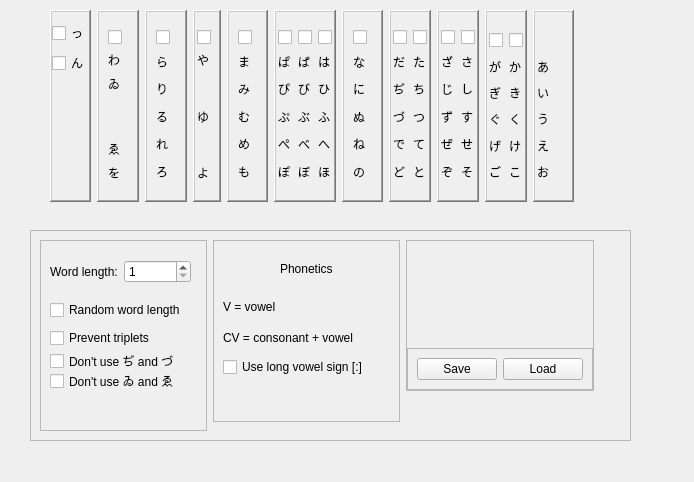
<?xml version="1.0" encoding="UTF-8"?>
<ui version="4.0">
 <class>SettingsWindow</class>
 <widget class="QWidget" name="SettingsWindow">
  <property name="geometry">
   <rect>
    <x>0</x>
    <y>0</y>
    <width>694</width>
    <height>482</height>
   </rect>
  </property>
  <property name="windowTitle">
   <string>Form</string>
  </property>
  <widget class="QWidget" name="alphabet" native="true">
   <property name="geometry">
    <rect>
     <x>50</x>
     <y>10</y>
     <width>524</width>
     <height>192</height>
    </rect>
   </property>
   <property name="sizePolicy">
    <sizepolicy hsizetype="Preferred" vsizetype="Maximum">
     <horstretch>0</horstretch>
     <verstretch>0</verstretch>
    </sizepolicy>
   </property>
   <layout class="QHBoxLayout" name="horizontalLayout_13">
    <item>
     <widget class="QFrame" name="frame_4">
      <property name="layoutDirection">
       <enum>Qt::LeftToRight</enum>
      </property>
      <property name="frameShape">
       <enum>QFrame::WinPanel</enum>
      </property>
      <property name="frameShadow">
       <enum>QFrame::Raised</enum>
      </property>
      <layout class="QVBoxLayout" name="verticalLayout_8">
       <property name="sizeConstraint">
        <enum>QLayout::SetDefaultConstraint</enum>
       </property>
       <property name="leftMargin">
        <number>0</number>
       </property>
       <property name="rightMargin">
        <number>0</number>
       </property>
       <item>
        <widget class="QCheckBox" name="check_longConsonant">
         <property name="text">
          <string>っ</string>
         </property>
        </widget>
       </item>
       <item>
        <widget class="QCheckBox" name="check_nn">
         <property name="text">
          <string>ん</string>
         </property>
        </widget>
       </item>
       <item>
        <spacer name="verticalSpacer_3">
         <property name="orientation">
          <enum>Qt::Vertical</enum>
         </property>
         <property name="sizeHint" stdset="0">
          <size>
           <width>20</width>
           <height>40</height>
          </size>
         </property>
        </spacer>
       </item>
      </layout>
     </widget>
    </item>
    <item>
     <widget class="QFrame" name="Column10">
      <property name="sizePolicy">
       <sizepolicy hsizetype="Fixed" vsizetype="Preferred">
        <horstretch>0</horstretch>
        <verstretch>0</verstretch>
       </sizepolicy>
      </property>
      <property name="frameShape">
       <enum>QFrame::WinPanel</enum>
      </property>
      <property name="frameShadow">
       <enum>QFrame::Raised</enum>
      </property>
      <layout class="QHBoxLayout" name="horizontalLayout_12">
       <item>
        <widget class="QWidget" name="Column10_W" native="true">
         <property name="sizePolicy">
          <sizepolicy hsizetype="Fixed" vsizetype="Preferred">
           <horstretch>0</horstretch>
           <verstretch>0</verstretch>
          </sizepolicy>
         </property>
         <layout class="QVBoxLayout" name="verticalLayout_20">
          <property name="leftMargin">
           <number>0</number>
          </property>
          <property name="rightMargin">
           <number>0</number>
          </property>
          <item>
           <widget class="QCheckBox" name="check_col10_w">
            <property name="text">
             <string/>
            </property>
           </widget>
          </item>
          <item>
           <widget class="QLabel" name="col10_wa">
            <property name="text">
             <string>わ</string>
            </property>
           </widget>
          </item>
          <item>
           <widget class="QLabel" name="col10_wi">
            <property name="text">
             <string>ゐ</string>
            </property>
           </widget>
          </item>
          <item>
           <spacer name="verticalSpacer_6">
            <property name="orientation">
             <enum>Qt::Vertical</enum>
            </property>
            <property name="sizeHint" stdset="0">
             <size>
              <width>20</width>
              <height>18</height>
             </size>
            </property>
           </spacer>
          </item>
          <item>
           <widget class="QLabel" name="col10_we">
            <property name="text">
             <string>ゑ</string>
            </property>
           </widget>
          </item>
          <item>
           <widget class="QLabel" name="col10_wo">
            <property name="text">
             <string>を</string>
            </property>
           </widget>
          </item>
         </layout>
        </widget>
       </item>
      </layout>
     </widget>
    </item>
    <item>
     <widget class="QFrame" name="Column9">
      <property name="frameShape">
       <enum>QFrame::WinPanel</enum>
      </property>
      <property name="frameShadow">
       <enum>QFrame::Raised</enum>
      </property>
      <layout class="QHBoxLayout" name="horizontalLayout_11">
       <item>
        <widget class="QWidget" name="Column9_R" native="true">
         <layout class="QVBoxLayout" name="verticalLayout_7">
          <property name="leftMargin">
           <number>0</number>
          </property>
          <property name="rightMargin">
           <number>0</number>
          </property>
          <item>
           <widget class="QCheckBox" name="check_col9_r">
            <property name="text">
             <string/>
            </property>
           </widget>
          </item>
          <item>
           <widget class="QLabel" name="col9_ra">
            <property name="text">
             <string>ら</string>
            </property>
           </widget>
          </item>
          <item>
           <widget class="QLabel" name="col9_ri">
            <property name="text">
             <string>り</string>
            </property>
           </widget>
          </item>
          <item>
           <widget class="QLabel" name="col9_ru">
            <property name="text">
             <string>る</string>
            </property>
           </widget>
          </item>
          <item>
           <widget class="QLabel" name="col9_re">
            <property name="text">
             <string>れ</string>
            </property>
           </widget>
          </item>
          <item>
           <widget class="QLabel" name="col9_ro">
            <property name="text">
             <string>ろ</string>
            </property>
           </widget>
          </item>
         </layout>
        </widget>
       </item>
      </layout>
     </widget>
    </item>
    <item>
     <widget class="QFrame" name="Column8">
      <property name="sizePolicy">
       <sizepolicy hsizetype="Fixed" vsizetype="Preferred">
        <horstretch>0</horstretch>
        <verstretch>0</verstretch>
       </sizepolicy>
      </property>
      <property name="frameShape">
       <enum>QFrame::WinPanel</enum>
      </property>
      <property name="frameShadow">
       <enum>QFrame::Raised</enum>
      </property>
      <layout class="QHBoxLayout" name="horizontalLayout_10">
       <property name="leftMargin">
        <number>2</number>
       </property>
       <property name="rightMargin">
        <number>2</number>
       </property>
       <item>
        <widget class="QWidget" name="Column8_Y" native="true">
         <property name="sizePolicy">
          <sizepolicy hsizetype="Fixed" vsizetype="Preferred">
           <horstretch>0</horstretch>
           <verstretch>0</verstretch>
          </sizepolicy>
         </property>
         <layout class="QVBoxLayout" name="verticalLayout_6">
          <property name="spacing">
           <number>6</number>
          </property>
          <property name="leftMargin">
           <number>0</number>
          </property>
          <property name="topMargin">
           <number>9</number>
          </property>
          <property name="rightMargin">
           <number>0</number>
          </property>
          <item>
           <widget class="QCheckBox" name="check_col8_y">
            <property name="sizePolicy">
             <sizepolicy hsizetype="Minimum" vsizetype="Fixed">
              <horstretch>0</horstretch>
              <verstretch>0</verstretch>
             </sizepolicy>
            </property>
            <property name="text">
             <string/>
            </property>
           </widget>
          </item>
          <item>
           <widget class="QLabel" name="col8_ya">
            <property name="text">
             <string>や</string>
            </property>
           </widget>
          </item>
          <item>
           <spacer name="verticalSpacer_2">
            <property name="orientation">
             <enum>Qt::Vertical</enum>
            </property>
            <property name="sizeHint" stdset="0">
             <size>
              <width>20</width>
              <height>13</height>
             </size>
            </property>
           </spacer>
          </item>
          <item>
           <widget class="QLabel" name="col8_yu">
            <property name="text">
             <string>ゆ</string>
            </property>
           </widget>
          </item>
          <item>
           <spacer name="verticalSpacer_5">
            <property name="orientation">
             <enum>Qt::Vertical</enum>
            </property>
            <property name="sizeHint" stdset="0">
             <size>
              <width>20</width>
              <height>16</height>
             </size>
            </property>
           </spacer>
          </item>
          <item>
           <widget class="QLabel" name="col8_yo">
            <property name="text">
             <string>よ</string>
            </property>
           </widget>
          </item>
         </layout>
        </widget>
       </item>
      </layout>
     </widget>
    </item>
    <item>
     <widget class="QFrame" name="Column7">
      <property name="frameShape">
       <enum>QFrame::WinPanel</enum>
      </property>
      <property name="frameShadow">
       <enum>QFrame::Raised</enum>
      </property>
      <layout class="QHBoxLayout" name="horizontalLayout_8">
       <property name="spacing">
        <number>6</number>
       </property>
       <property name="leftMargin">
        <number>9</number>
       </property>
       <property name="rightMargin">
        <number>9</number>
       </property>
       <item>
        <widget class="QWidget" name="widget_4" native="true">
         <layout class="QVBoxLayout" name="verticalLayout_5">
          <property name="leftMargin">
           <number>0</number>
          </property>
          <property name="rightMargin">
           <number>0</number>
          </property>
          <item>
           <widget class="QCheckBox" name="check_col7_m">
            <property name="text">
             <string/>
            </property>
           </widget>
          </item>
          <item>
           <widget class="QLabel" name="col7_ma">
            <property name="text">
             <string>ま</string>
            </property>
           </widget>
          </item>
          <item>
           <widget class="QLabel" name="col7_mi">
            <property name="text">
             <string>み</string>
            </property>
           </widget>
          </item>
          <item>
           <widget class="QLabel" name="col7_mu">
            <property name="text">
             <string>む</string>
            </property>
           </widget>
          </item>
          <item>
           <widget class="QLabel" name="col7_me">
            <property name="text">
             <string>め</string>
            </property>
           </widget>
          </item>
          <item>
           <widget class="QLabel" name="col7_mo">
            <property name="text">
             <string>も</string>
            </property>
           </widget>
          </item>
         </layout>
        </widget>
       </item>
      </layout>
     </widget>
    </item>
    <item>
     <widget class="QFrame" name="Column6">
      <property name="frameShape">
       <enum>QFrame::WinPanel</enum>
      </property>
      <property name="frameShadow">
       <enum>QFrame::Raised</enum>
      </property>
      <layout class="QHBoxLayout" name="horizontalLayout_7">
       <property name="leftMargin">
        <number>2</number>
       </property>
       <property name="rightMargin">
        <number>2</number>
       </property>
       <item>
        <widget class="QWidget" name="Column6_P" native="true">
         <layout class="QVBoxLayout" name="verticalLayout_19">
          <property name="leftMargin">
           <number>0</number>
          </property>
          <property name="rightMargin">
           <number>0</number>
          </property>
          <item>
           <widget class="QCheckBox" name="check_col6_p">
            <property name="text">
             <string/>
            </property>
           </widget>
          </item>
          <item>
           <widget class="QLabel" name="col6_pa">
            <property name="text">
             <string>ぱ</string>
            </property>
           </widget>
          </item>
          <item>
           <widget class="QLabel" name="col6_pi">
            <property name="text">
             <string>ぴ</string>
            </property>
           </widget>
          </item>
          <item>
           <widget class="QLabel" name="col6_pu">
            <property name="text">
             <string>ぷ</string>
            </property>
           </widget>
          </item>
          <item>
           <widget class="QLabel" name="col6_pe">
            <property name="text">
             <string>ぺ</string>
            </property>
           </widget>
          </item>
          <item>
           <widget class="QLabel" name="col6_po">
            <property name="text">
             <string>ぽ</string>
            </property>
           </widget>
          </item>
         </layout>
        </widget>
       </item>
       <item>
        <widget class="QWidget" name="Column6_B" native="true">
         <layout class="QVBoxLayout" name="verticalLayout_18">
          <property name="leftMargin">
           <number>0</number>
          </property>
          <property name="rightMargin">
           <number>0</number>
          </property>
          <item>
           <widget class="QCheckBox" name="check_col6_b">
            <property name="text">
             <string/>
            </property>
           </widget>
          </item>
          <item>
           <widget class="QLabel" name="col6_ba">
            <property name="text">
             <string>ば</string>
            </property>
           </widget>
          </item>
          <item>
           <widget class="QLabel" name="col6_bi">
            <property name="text">
             <string>び</string>
            </property>
           </widget>
          </item>
          <item>
           <widget class="QLabel" name="col6_bu">
            <property name="text">
             <string>ぶ</string>
            </property>
           </widget>
          </item>
          <item>
           <widget class="QLabel" name="col6_be">
            <property name="text">
             <string>べ</string>
            </property>
           </widget>
          </item>
          <item>
           <widget class="QLabel" name="col6_bo">
            <property name="text">
             <string>ぼ</string>
            </property>
           </widget>
          </item>
         </layout>
        </widget>
       </item>
       <item>
        <widget class="QWidget" name="Column6_H" native="true">
         <layout class="QVBoxLayout" name="verticalLayout_17">
          <property name="leftMargin">
           <number>0</number>
          </property>
          <property name="rightMargin">
           <number>0</number>
          </property>
          <item>
           <widget class="QCheckBox" name="check_col6_h">
            <property name="text">
             <string/>
            </property>
           </widget>
          </item>
          <item>
           <widget class="QLabel" name="col6_ha">
            <property name="text">
             <string>は</string>
            </property>
           </widget>
          </item>
          <item>
           <widget class="QLabel" name="col6_hi">
            <property name="text">
             <string>ひ</string>
            </property>
           </widget>
          </item>
          <item>
           <widget class="QLabel" name="col6_hu">
            <property name="text">
             <string>ふ</string>
            </property>
           </widget>
          </item>
          <item>
           <widget class="QLabel" name="col6_he">
            <property name="text">
             <string>へ</string>
            </property>
           </widget>
          </item>
          <item>
           <widget class="QLabel" name="col6_ho">
            <property name="text">
             <string>ほ</string>
            </property>
           </widget>
          </item>
         </layout>
        </widget>
       </item>
      </layout>
     </widget>
    </item>
    <item>
     <widget class="QFrame" name="Column5">
      <property name="frameShape">
       <enum>QFrame::WinPanel</enum>
      </property>
      <property name="frameShadow">
       <enum>QFrame::Raised</enum>
      </property>
      <layout class="QHBoxLayout" name="horizontalLayout_6">
       <item>
        <widget class="QWidget" name="Column5_N" native="true">
         <layout class="QVBoxLayout" name="verticalLayout_16">
          <property name="leftMargin">
           <number>0</number>
          </property>
          <property name="rightMargin">
           <number>0</number>
          </property>
          <item>
           <widget class="QCheckBox" name="check_col5_n">
            <property name="text">
             <string/>
            </property>
           </widget>
          </item>
          <item>
           <widget class="QLabel" name="label_7">
            <property name="text">
             <string>な</string>
            </property>
           </widget>
          </item>
          <item>
           <widget class="QLabel" name="label_8">
            <property name="text">
             <string>に</string>
            </property>
           </widget>
          </item>
          <item>
           <widget class="QLabel" name="label_9">
            <property name="text">
             <string>ぬ</string>
            </property>
           </widget>
          </item>
          <item>
           <widget class="QLabel" name="label_10">
            <property name="text">
             <string>ね</string>
            </property>
           </widget>
          </item>
          <item>
           <widget class="QLabel" name="label_11">
            <property name="text">
             <string>の</string>
            </property>
           </widget>
          </item>
         </layout>
        </widget>
       </item>
      </layout>
     </widget>
    </item>
    <item>
     <widget class="QFrame" name="Column4">
      <property name="frameShape">
       <enum>QFrame::WinPanel</enum>
      </property>
      <property name="frameShadow">
       <enum>QFrame::Raised</enum>
      </property>
      <layout class="QHBoxLayout" name="horizontalLayout_5">
       <property name="leftMargin">
        <number>2</number>
       </property>
       <property name="rightMargin">
        <number>2</number>
       </property>
       <item>
        <widget class="QWidget" name="Column4_D" native="true">
         <layout class="QVBoxLayout" name="verticalLayout_15">
          <property name="leftMargin">
           <number>0</number>
          </property>
          <property name="rightMargin">
           <number>0</number>
          </property>
          <item>
           <widget class="QCheckBox" name="check_col4_d">
            <property name="text">
             <string/>
            </property>
           </widget>
          </item>
          <item>
           <widget class="QLabel" name="col4_da">
            <property name="text">
             <string>だ</string>
            </property>
           </widget>
          </item>
          <item>
           <widget class="QLabel" name="col4_di_dji">
            <property name="text">
             <string>ぢ</string>
            </property>
           </widget>
          </item>
          <item>
           <widget class="QLabel" name="col4_du_dzu">
            <property name="text">
             <string>づ</string>
            </property>
           </widget>
          </item>
          <item>
           <widget class="QLabel" name="col4_de">
            <property name="text">
             <string>で</string>
            </property>
           </widget>
          </item>
          <item>
           <widget class="QLabel" name="col4_do">
            <property name="text">
             <string>ど</string>
            </property>
           </widget>
          </item>
         </layout>
        </widget>
       </item>
       <item>
        <widget class="QWidget" name="Column4_T" native="true">
         <layout class="QVBoxLayout" name="verticalLayout_14">
          <property name="leftMargin">
           <number>0</number>
          </property>
          <property name="rightMargin">
           <number>0</number>
          </property>
          <item>
           <widget class="QCheckBox" name="check_col4_t">
            <property name="text">
             <string/>
            </property>
           </widget>
          </item>
          <item>
           <widget class="QLabel" name="col4_ta">
            <property name="text">
             <string>た</string>
            </property>
           </widget>
          </item>
          <item>
           <widget class="QLabel" name="col4_ti_chi">
            <property name="text">
             <string>ち</string>
            </property>
           </widget>
          </item>
          <item>
           <widget class="QLabel" name="col3_tu_tsu">
            <property name="text">
             <string>つ</string>
            </property>
           </widget>
          </item>
          <item>
           <widget class="QLabel" name="col4_te">
            <property name="text">
             <string>て</string>
            </property>
           </widget>
          </item>
          <item>
           <widget class="QLabel" name="col4_to">
            <property name="text">
             <string>と</string>
            </property>
           </widget>
          </item>
         </layout>
        </widget>
       </item>
      </layout>
     </widget>
    </item>
    <item>
     <widget class="QFrame" name="Column3">
      <property name="frameShape">
       <enum>QFrame::WinPanel</enum>
      </property>
      <property name="frameShadow">
       <enum>QFrame::Raised</enum>
      </property>
      <layout class="QHBoxLayout" name="horizontalLayout_4">
       <property name="leftMargin">
        <number>2</number>
       </property>
       <property name="rightMargin">
        <number>2</number>
       </property>
       <item>
        <widget class="QWidget" name="Column3_Z" native="true">
         <layout class="QVBoxLayout" name="verticalLayout_13">
          <property name="leftMargin">
           <number>0</number>
          </property>
          <property name="rightMargin">
           <number>0</number>
          </property>
          <item>
           <widget class="QCheckBox" name="check_col3_z">
            <property name="text">
             <string/>
            </property>
           </widget>
          </item>
          <item>
           <widget class="QLabel" name="col3_za">
            <property name="text">
             <string>ざ</string>
            </property>
           </widget>
          </item>
          <item>
           <widget class="QLabel" name="col3_ji">
            <property name="text">
             <string>じ</string>
            </property>
           </widget>
          </item>
          <item>
           <widget class="QLabel" name="col3_zu">
            <property name="text">
             <string>ず</string>
            </property>
           </widget>
          </item>
          <item>
           <widget class="QLabel" name="col3_ze">
            <property name="text">
             <string>ぜ</string>
            </property>
           </widget>
          </item>
          <item>
           <widget class="QLabel" name="col3_zo">
            <property name="text">
             <string>ぞ</string>
            </property>
           </widget>
          </item>
         </layout>
        </widget>
       </item>
       <item>
        <widget class="QWidget" name="Column3_S" native="true">
         <layout class="QVBoxLayout" name="verticalLayout_12">
          <property name="leftMargin">
           <number>0</number>
          </property>
          <property name="rightMargin">
           <number>0</number>
          </property>
          <item>
           <widget class="QCheckBox" name="check_col3_s">
            <property name="text">
             <string/>
            </property>
           </widget>
          </item>
          <item>
           <widget class="QLabel" name="col3_sa">
            <property name="text">
             <string>さ</string>
            </property>
           </widget>
          </item>
          <item>
           <widget class="QLabel" name="col3_shi">
            <property name="text">
             <string>し</string>
            </property>
           </widget>
          </item>
          <item>
           <widget class="QLabel" name="col3_su">
            <property name="text">
             <string>す</string>
            </property>
           </widget>
          </item>
          <item>
           <widget class="QLabel" name="col3_se">
            <property name="text">
             <string>せ</string>
            </property>
           </widget>
          </item>
          <item>
           <widget class="QLabel" name="col3_so">
            <property name="text">
             <string>そ</string>
            </property>
           </widget>
          </item>
         </layout>
        </widget>
       </item>
      </layout>
     </widget>
    </item>
    <item>
     <widget class="QFrame" name="Column2">
      <property name="frameShape">
       <enum>QFrame::WinPanel</enum>
      </property>
      <property name="frameShadow">
       <enum>QFrame::Raised</enum>
      </property>
      <layout class="QHBoxLayout" name="horizontalLayout_3">
       <property name="leftMargin">
        <number>2</number>
       </property>
       <property name="rightMargin">
        <number>2</number>
       </property>
       <item>
        <widget class="QWidget" name="Column2_G" native="true">
         <layout class="QVBoxLayout" name="verticalLayout_11">
          <property name="spacing">
           <number>6</number>
          </property>
          <property name="leftMargin">
           <number>0</number>
          </property>
          <property name="topMargin">
           <number>9</number>
          </property>
          <property name="rightMargin">
           <number>0</number>
          </property>
          <item>
           <widget class="QCheckBox" name="check_col2_g">
            <property name="sizePolicy">
             <sizepolicy hsizetype="Minimum" vsizetype="Minimum">
              <horstretch>0</horstretch>
              <verstretch>0</verstretch>
             </sizepolicy>
            </property>
            <property name="text">
             <string/>
            </property>
           </widget>
          </item>
          <item>
           <widget class="QLabel" name="col2_ga">
            <property name="text">
             <string>が</string>
            </property>
           </widget>
          </item>
          <item>
           <widget class="QLabel" name="col2_gi">
            <property name="text">
             <string>ぎ</string>
            </property>
           </widget>
          </item>
          <item>
           <widget class="QLabel" name="col2_gu">
            <property name="text">
             <string>ぐ</string>
            </property>
           </widget>
          </item>
          <item>
           <widget class="QLabel" name="col2_ge">
            <property name="text">
             <string>げ</string>
            </property>
           </widget>
          </item>
          <item>
           <widget class="QLabel" name="col2_go">
            <property name="text">
             <string>ご</string>
            </property>
           </widget>
          </item>
         </layout>
        </widget>
       </item>
       <item>
        <widget class="QWidget" name="Column2_K" native="true">
         <layout class="QVBoxLayout" name="verticalLayout_10">
          <property name="leftMargin">
           <number>0</number>
          </property>
          <property name="rightMargin">
           <number>0</number>
          </property>
          <item>
           <widget class="QCheckBox" name="check_col2_k">
            <property name="sizePolicy">
             <sizepolicy hsizetype="Maximum" vsizetype="Minimum">
              <horstretch>0</horstretch>
              <verstretch>0</verstretch>
             </sizepolicy>
            </property>
            <property name="text">
             <string/>
            </property>
           </widget>
          </item>
          <item>
           <widget class="QLabel" name="col2_ka">
            <property name="text">
             <string>か</string>
            </property>
           </widget>
          </item>
          <item>
           <widget class="QLabel" name="col2_ki">
            <property name="text">
             <string>き</string>
            </property>
           </widget>
          </item>
          <item>
           <widget class="QLabel" name="col2_ku">
            <property name="text">
             <string>く</string>
            </property>
           </widget>
          </item>
          <item>
           <widget class="QLabel" name="col2_ke">
            <property name="text">
             <string>け</string>
            </property>
           </widget>
          </item>
          <item>
           <widget class="QLabel" name="col2_ko">
            <property name="text">
             <string>こ</string>
            </property>
           </widget>
          </item>
         </layout>
        </widget>
       </item>
      </layout>
     </widget>
    </item>
    <item>
     <widget class="QFrame" name="frame">
      <property name="frameShape">
       <enum>QFrame::WinPanel</enum>
      </property>
      <property name="frameShadow">
       <enum>QFrame::Raised</enum>
      </property>
      <layout class="QVBoxLayout" name="verticalLayout_2">
       <property name="leftMargin">
        <number>2</number>
       </property>
       <property name="rightMargin">
        <number>2</number>
       </property>
       <item>
        <widget class="QWidget" name="Column1" native="true">
         <layout class="QVBoxLayout" name="verticalLayout_9">
          <property name="leftMargin">
           <number>0</number>
          </property>
          <property name="rightMargin">
           <number>0</number>
          </property>
          <item>
           <widget class="QLabel" name="label_6">
            <property name="text">
             <string/>
            </property>
           </widget>
          </item>
          <item>
           <widget class="QLabel" name="col1_a">
            <property name="text">
             <string>あ</string>
            </property>
           </widget>
          </item>
          <item>
           <widget class="QLabel" name="col1_i">
            <property name="text">
             <string>い</string>
            </property>
           </widget>
          </item>
          <item>
           <widget class="QLabel" name="col1_u">
            <property name="text">
             <string>う</string>
            </property>
           </widget>
          </item>
          <item>
           <widget class="QLabel" name="col1_e">
            <property name="text">
             <string>え</string>
            </property>
           </widget>
          </item>
          <item>
           <widget class="QLabel" name="col1_o">
            <property name="text">
             <string>お</string>
            </property>
           </widget>
          </item>
         </layout>
        </widget>
       </item>
      </layout>
     </widget>
    </item>
   </layout>
  </widget>
  <widget class="QFrame" name="otherSettings">
   <property name="geometry">
    <rect>
     <x>30</x>
     <y>230</y>
     <width>601</width>
     <height>211</height>
    </rect>
   </property>
   <property name="frameShape">
    <enum>QFrame::StyledPanel</enum>
   </property>
   <property name="frameShadow">
    <enum>QFrame::Raised</enum>
   </property>
   <widget class="QFrame" name="leftSide">
    <property name="geometry">
     <rect>
      <x>10</x>
      <y>10</y>
      <width>167</width>
      <height>191</height>
     </rect>
    </property>
    <property name="frameShape">
     <enum>QFrame::StyledPanel</enum>
    </property>
    <property name="frameShadow">
     <enum>QFrame::Raised</enum>
    </property>
    <widget class="QWidget" name="widget" native="true">
     <property name="geometry">
      <rect>
       <x>10</x>
       <y>10</y>
       <width>141</width>
       <height>43</height>
      </rect>
     </property>
     <layout class="QHBoxLayout" name="horizontalLayout">
      <item>
       <widget class="QLabel" name="label">
        <property name="text">
         <string>Word length:</string>
        </property>
       </widget>
      </item>
      <item>
       <widget class="QSpinBox" name="wordLengthJPN">
        <property name="minimum">
         <number>1</number>
        </property>
        <property name="maximum">
         <number>22</number>
        </property>
       </widget>
      </item>
     </layout>
    </widget>
    <widget class="QCheckBox" name="randomWordLengthJPN">
     <property name="geometry">
      <rect>
       <x>10</x>
       <y>59</y>
       <width>147</width>
       <height>22</height>
      </rect>
     </property>
     <property name="text">
      <string>Random word length</string>
     </property>
    </widget>
    <widget class="QCheckBox" name="check_preventTripletsJPN">
     <property name="geometry">
      <rect>
       <x>10</x>
       <y>87</y>
       <width>114</width>
       <height>22</height>
      </rect>
     </property>
     <property name="text">
      <string>Prevent triplets</string>
     </property>
    </widget>
    <widget class="QCheckBox" name="check_preventDiDuJPN">
     <property name="geometry">
      <rect>
       <x>10</x>
       <y>110</y>
       <width>131</width>
       <height>22</height>
      </rect>
     </property>
     <property name="text">
      <string>Don't use ぢ and づ</string>
     </property>
    </widget>
    <widget class="QCheckBox" name="check_preventWiWe">
     <property name="geometry">
      <rect>
       <x>10</x>
       <y>130</y>
       <width>141</width>
       <height>22</height>
      </rect>
     </property>
     <property name="text">
      <string>Don't use ゐ and ゑ</string>
     </property>
    </widget>
   </widget>
   <widget class="QFrame" name="frame_3">
    <property name="geometry">
     <rect>
      <x>183</x>
      <y>10</y>
      <width>187</width>
      <height>182</height>
     </rect>
    </property>
    <property name="frameShape">
     <enum>QFrame::StyledPanel</enum>
    </property>
    <property name="frameShadow">
     <enum>QFrame::Raised</enum>
    </property>
    <widget class="QWidget" name="widget_3" native="true">
     <property name="geometry">
      <rect>
       <x>10</x>
       <y>10</y>
       <width>167</width>
       <height>38</height>
      </rect>
     </property>
     <layout class="QHBoxLayout" name="horizontalLayout_9">
      <item>
       <spacer name="horizontalSpacer">
        <property name="orientation">
         <enum>Qt::Horizontal</enum>
        </property>
        <property name="sizeHint" stdset="0">
         <size>
          <width>40</width>
          <height>20</height>
         </size>
        </property>
       </spacer>
      </item>
      <item>
       <widget class="QLabel" name="label_2">
        <property name="text">
         <string>Phonetics</string>
        </property>
       </widget>
      </item>
      <item>
       <spacer name="horizontalSpacer_3">
        <property name="orientation">
         <enum>Qt::Horizontal</enum>
        </property>
        <property name="sizeHint" stdset="0">
         <size>
          <width>40</width>
          <height>20</height>
         </size>
        </property>
       </spacer>
      </item>
     </layout>
    </widget>
    <widget class="QWidget" name="widget_2" native="true">
     <property name="geometry">
      <rect>
       <x>10</x>
       <y>54</y>
       <width>156</width>
       <height>56</height>
      </rect>
     </property>
     <layout class="QVBoxLayout" name="verticalLayout_3">
      <item>
       <widget class="QLabel" name="label_3">
        <property name="text">
         <string>V = vowel</string>
        </property>
       </widget>
      </item>
      <item>
       <widget class="QLabel" name="label_4">
        <property name="text">
         <string>CV = consonant + vowel</string>
        </property>
       </widget>
      </item>
     </layout>
    </widget>
    <widget class="QCheckBox" name="check_useDoubleVowelSign">
     <property name="geometry">
      <rect>
       <x>10</x>
       <y>116</y>
       <width>161</width>
       <height>22</height>
      </rect>
     </property>
     <property name="text">
      <string>Use long vowel sign [:]</string>
     </property>
    </widget>
   </widget>
   <widget class="QFrame" name="rightSide">
    <property name="geometry">
     <rect>
      <x>376</x>
      <y>10</y>
      <width>188</width>
      <height>151</height>
     </rect>
    </property>
    <property name="frameShape">
     <enum>QFrame::StyledPanel</enum>
    </property>
    <property name="frameShadow">
     <enum>QFrame::Raised</enum>
    </property>
    <layout class="QVBoxLayout" name="verticalLayout">
     <property name="spacing">
      <number>6</number>
     </property>
     <property name="leftMargin">
      <number>0</number>
     </property>
     <property name="topMargin">
      <number>0</number>
     </property>
     <property name="rightMargin">
      <number>0</number>
     </property>
     <property name="bottomMargin">
      <number>0</number>
     </property>
     <item>
      <spacer name="verticalSpacer">
       <property name="orientation">
        <enum>Qt::Vertical</enum>
       </property>
       <property name="sizeHint" stdset="0">
        <size>
         <width>20</width>
         <height>99</height>
        </size>
       </property>
      </spacer>
     </item>
     <item>
      <widget class="QFrame" name="frame_2">
       <property name="frameShape">
        <enum>QFrame::StyledPanel</enum>
       </property>
       <property name="frameShadow">
        <enum>QFrame::Raised</enum>
       </property>
       <layout class="QHBoxLayout" name="horizontalLayout_2">
        <item>
         <widget class="QPushButton" name="settingsSave">
          <property name="text">
           <string>Save</string>
          </property>
         </widget>
        </item>
        <item>
         <widget class="QPushButton" name="settingsLoad">
          <property name="text">
           <string>Load</string>
          </property>
         </widget>
        </item>
       </layout>
      </widget>
     </item>
    </layout>
   </widget>
  </widget>
 </widget>
 <resources/>
 <connections/>
</ui>
